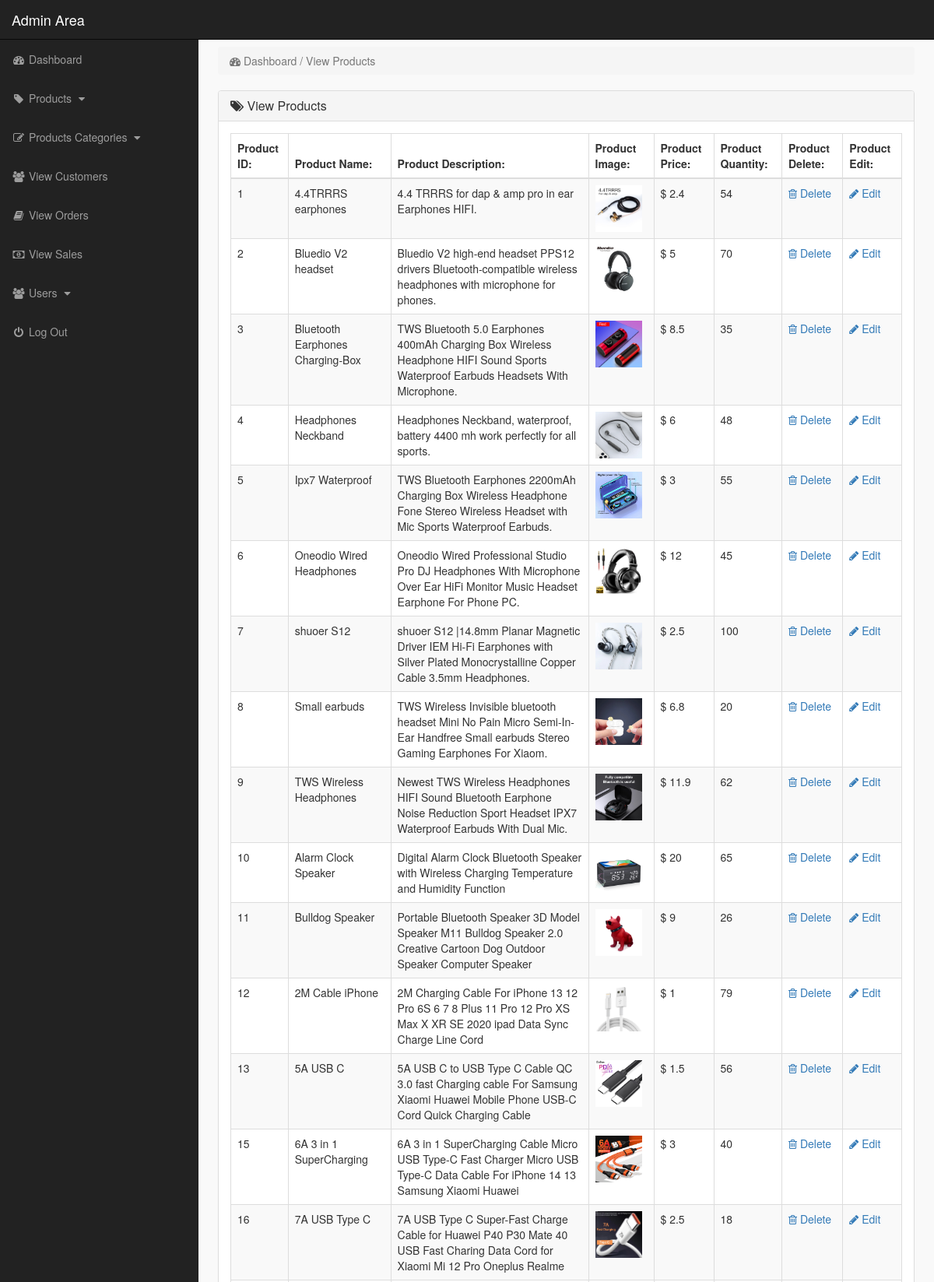
Page /admin_area/index.php?view_products (signed in, upper part) on the committed database.
### tables this page shows
CREATE TABLE IF NOT EXISTS `product` (
  `id_pro` int UNSIGNED NOT NULL AUTO_INCREMENT,
  `p_name` varchar(50) NOT NULL,
  `p_desc` varchar(255) NOT NULL,
  `p_qte` int NOT NULL,
  `p_price` double NOT NULL,
  `p_image` varchar(255) NOT NULL,
  `p_available` tinyint(1) NOT NULL,
  `id_cat` int UNSIGNED DEFAULT NULL,
  PRIMARY KEY (`id_pro`),
  KEY `id_cat` (`id_cat`)
);

### admin_area/view_products.php (the view, shortened to what this page needs)
<?php
		$link=connect();
?>
<div class="row">
    <div class="col-lg-12">
        <ol class="breadcrumb">
            <li class="active">
                <i class="fa fa-dashboard"></i> Dashboard / View Products
            </li>
        </ol>
    </div>
</div>
<div class="row">
    <div class="col-lg-12">
        <div class="panel panel-default">
            <div class="panel-heading">
               <h3 class="panel-title">
                   <i class="fa fa-tags"></i>  View Products
               </h3>
            </div>
            <div class="panel-body">
                <div class="table-responsive">
                    <table class="table table-striped table-bordered table-hover">
                        <thead>
                            <tr>
                                <th> Product ID: </th>
                                <th> Product Name: </th>
								<th> Product Description: </th>
                                <th> Product Image: </th>
                                <th> Product Price: </th>
								<th> Product Quantity: </th>
                                <th> Product Delete: </th>
                                <th> Product Edit: </th>
                            </tr>
                        </thead>
                        <tbody>
                            <?php
                                $sql = "select * from product where p_available='1';";
                                $res = mysqli_query($link,$sql);
                                while($pro=mysqli_fetch_array($res)){
                                    $p_id = $pro['id_pro'];
                                    $p_name = $pro['p_name'];
                                    $p_image = $pro['p_image'];
                                    $p_price = $pro['p_price'];
                                    $p_qte=$pro['p_qte'];
									$p_desc=$pro['p_desc'];
                            ?>
                            <tr>
                                <td> <?php echo $p_id; ?> </td>
								<td> <?php echo $p_name; ?> </td>
								<td><?php echo $p_desc; ?></td>
                                <td> <img src="product_images/<?php echo $p_image; ?>" width="60" height="60"></td>
                                <td> $ <?php echo $p_price; ?> </td>
                                <td> <?php echo $p_qte; ?></td>
                                <td>
                                     <a href="index.php?delete_product=<?php echo $p_id; ?>">
                                        <i class="fa fa-trash-o"></i> Delete
                                     </a>
                                </td>
                                <td>
                                     <a href="index.php?edit_product=<?php echo $p_id; ?>">
                                        <i class="fa fa-pencil"></i> Edit
                                     </a>
                                </td>
                            </tr>
                            <?php } ?>
                        </tbody>
                    </table>
                </div>
            </div>
        </div>
    </div>
</div>

### admin_area/css/style.css (style rules this page uses)
body { margin-top: 100px; }
@media (min-width: 768px) { body { margin-top: 50px; } }

### rows in the picture
product: id_pro "1", p_name "4.4TRRRS earphones", p_desc "4.4 TRRRS for dap & amp pro in ear Earphones HIFI.", p_image (picture), p_price "2.4", p_qte "54"
product: id_pro "2", p_name "Bluedio V2 headset", p_desc "Bluedio V2 high-end headset PPS12 drivers Bluetooth-compatible wireless headphones with microphone for phones.", p_image (picture), p_price "5", p_qte "70"
product: id_pro "3", p_name "Bluetooth Earphones Charging-Box", p_desc "TWS Bluetooth 5.0 Earphones 400mAh Charging Box Wireless Headphone HIFI Sound Sports Waterproof Earbuds Headsets With Microphone.", p_image (picture), p_price "8.5", p_qte "35"
product: id_pro "4", p_name "Headphones Neckband", p_desc "Headphones Neckband, waterproof, battery 4400 mh work perfectly for all sports.", p_image (picture), p_price "6", p_qte "48"
product: id_pro "5", p_name "Ipx7 Waterproof", p_desc "TWS Bluetooth Earphones 2200mAh Charging Box Wireless Headphone Fone Stereo Wireless Headset with Mic Sports Waterproof Earbuds.", p_image (picture), p_price "3", p_qte "55"
product: id_pro "6", p_name "Oneodio Wired Headphones", p_desc "Oneodio Wired Professional Studio Pro DJ Headphones With Microphone Over Ear HiFi Monitor Music Headset Earphone For Phone PC.", p_image (picture), p_price "12", p_qte "45"
product: id_pro "7", p_name "shuoer S12", p_desc "shuoer S12 |14.8mm Planar Magnetic Driver IEM Hi-Fi Earphones with Silver Plated Monocrystalline Copper Cable 3.5mm Headphones.", p_image (picture), p_price "2.5", p_qte "100"
product: id_pro "8", p_name "Small earbuds", p_desc "TWS Wireless Invisible bluetooth headset Mini No Pain Micro Semi-In-Ear Handfree Small earbuds Stereo Gaming Earphones For Xiaom.", p_image (picture), p_price "6.8", p_qte "20"
product: id_pro "9", p_name "TWS Wireless Headphones", p_desc "Newest TWS Wireless Headphones HIFI Sound Bluetooth Earphone Noise Reduction Sport Headset IPX7 Waterproof Earbuds With Dual Mic.", p_image (picture), p_price "11.9", p_qte "62"
product: id_pro "10", p_name "Alarm Clock Speaker", p_desc "Digital Alarm Clock Bluetooth Speaker with Wireless Charging Temperature and Humidity Function", p_image (picture), p_price "20", p_qte "65"
product: id_pro "11", p_name "Bulldog Speaker", p_desc "Portable Bluetooth Speaker 3D Model Speaker M11 Bulldog Speaker 2.0 Creative Cartoon Dog Outdoor Speaker Computer Speaker", p_image (picture), p_price "9", p_qte "26"
product: id_pro "12", p_name "2M Cable iPhone", p_desc "2M Charging Cable For iPhone 13 12 Pro 6S 6 7 8 Plus 11 Pro 12 Pro XS Max X XR SE 2020 ipad Data Sync Charge Line Cord", p_image (picture), p_price "1", p_qte "79"
product: id_pro "13", p_name "5A USB C", p_desc "5A USB C to USB Type C Cable QC 3.0 fast Charging cable For Samsung Xiaomi Huawei Mobile Phone USB-C Cord Quick Charging Cable", p_image (picture), p_price "1.5", p_qte "56"
product: id_pro "15", p_name "6A 3 in 1 SuperCharging", p_desc "6A 3 in 1 SuperCharging Cable Micro USB Type-C Fast Charger Micro USB Type-C Data Cable For iPhone 14 13 Samsung Xiaomi Huawei", p_image (picture), p_price "3", p_qte "40"
product: id_pro "16", p_name "7A USB Type C", p_desc "7A USB Type C Super-Fast Charge Cable for Huawei P40 P30 Mate 40 USB Fast Charing Data Cord for Xiaomi Mi 12 Pro Oneplus Realme", p_image (picture), p_price "2.5", p_qte "18"
